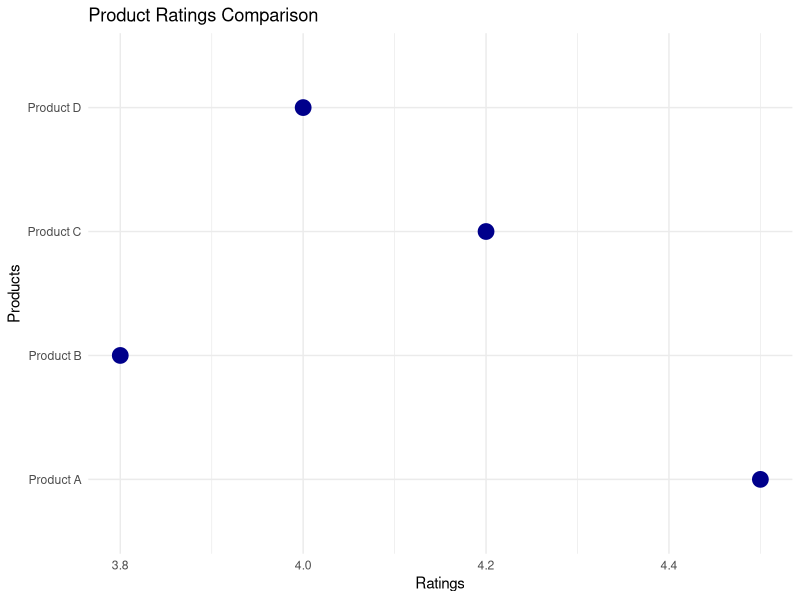

Reproduce this figure in R.
# Sample data for product ratings comparison
products <- c('Product A', 'Product B', 'Product C', 'Product D')
ratings <- c(4.5, 3.8, 4.2, 4.0)

# Create data frame
ratings_data <- data.frame(products, ratings)

# Create the dot plot
library(ggplot2)

ggplot(ratings_data, aes(x = ratings, y = products)) +
  geom_point(size = 5, color = "darkblue") +
  labs(title = "Product Ratings Comparison", x = "Ratings", y = "Products") +
  theme_minimal()
